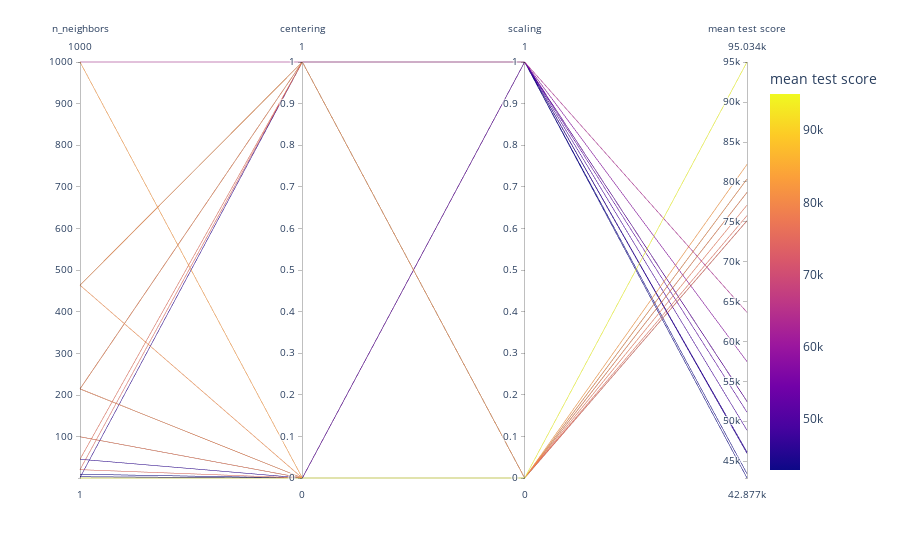

Notebook code for this chart:
### Code cell
import plotly.express as px

fig = px.parallel_coordinates(
    cv_results,
    dimensions=[
        "n_neighbors",
        "centering",
        "scaling",
        "mean test score"
    ],
    color="mean test score"
)

fig.show()

### Figure 1 — Plotly figure (JSON) as saved in the notebook; plotly's stock layout.template omitted (floating-point values rounded to 4 significant figures)
{"data": [{"dimensions": [{"label": "n_neighbors", "values": [10, 4, 46, 2, 100, 1, 215, 215, 464, 1000, 21, 21, 46, 100, 215, 215, 464, 464, 1000, 1]}, {"label": "centering", "values": [0, 0, 0, 1, 0, 0, 1, 0, 1, 1, 1, 0, 1, 0, 0, 1, 1, 0, 0, 0]}, {"label": "scaling", "values": [1, 1, 1, 1, 1, 1, 1, 1, 1, 1, 0, 0, 0, 0, 0, 0, 0, 0, 0, 0]}, {"label": "mean test score", "values": [42880.0, 43410.0, 45970.0, 46130.0, 48860.0, 51120.0, 52470.0, 52470.0, 57470.0, 63640.0, 75130.0, 75130.0, 75770.0, 77090.0, 78690.0, 78690.0, 80360.0, 80360.0, 82190.0, 95030.0]}], "domain": {"x": [0, 1], "y": [0, 1]}, "line": {"color": [42880.0, 43410.0, 45970.0, 46130.0, 48860.0, 51120.0, 52470.0, 52470.0, 57470.0, 63640.0, 75130.0, 75130.0, 75770.0, 77090.0, 78690.0, 78690.0, 80360.0, 80360.0, 82190.0, 95030.0], "coloraxis": "coloraxis"}, "name": "", "type": "parcoords"}], "layout": {"coloraxis": {"colorbar": {"title": {"text": "mean test score"}}, "colorscale": [[0, "#0d0887"], [0.1111, "#46039f"], [0.2222, "#7201a8"], [0.3333, "#9c179e"], [0.4444, "#bd3786"], [0.5556, "#d8576b"], [0.6667, "#ed7953"], [0.7778, "#fb9f3a"], [0.8889, "#fdca26"], [1, "#f0f921"]]}, "legend": {"tracegroupgap": 0}, "margin": {"t": 60}}}
